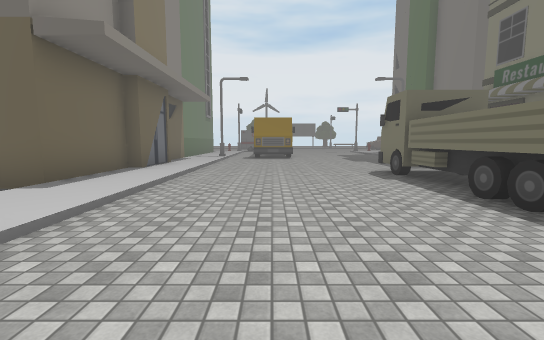
View 1 (above)

24 first-person views from a walk through a 3-D level made in the Unity game engine. The camera is 1.4 m above the floor, tilts 6° down and sees 90° across. The floor is counted in squares, 2 m on a side. Each view is taken from the middle of a square. On the plan, view 1 faces up. The plan holds only what a view shows up to about 9 squares ahead; the rest is blank. The place goes on beyond the plan. The player is left out. Some surface patterns are stand-ins.

View 2
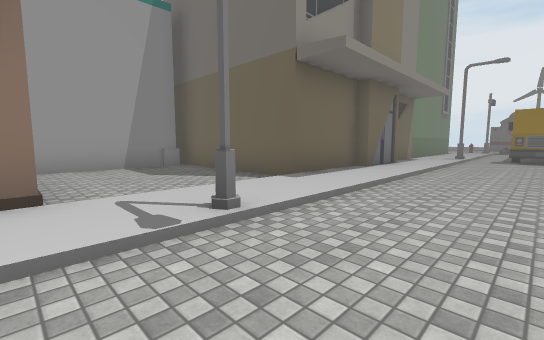

View 3
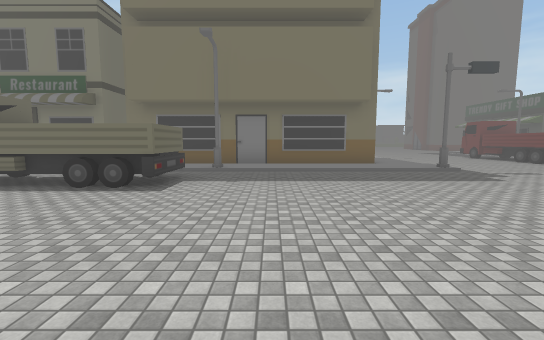

View 4
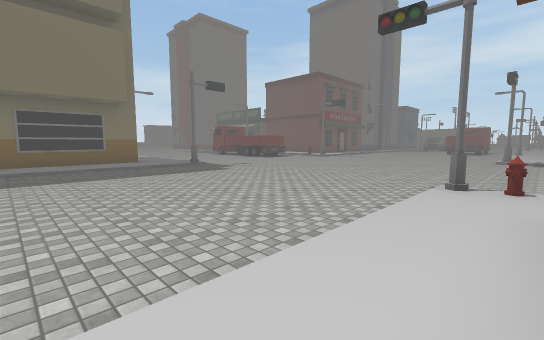

View 5
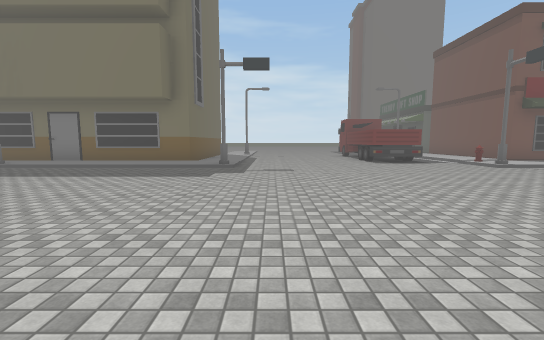

View 6
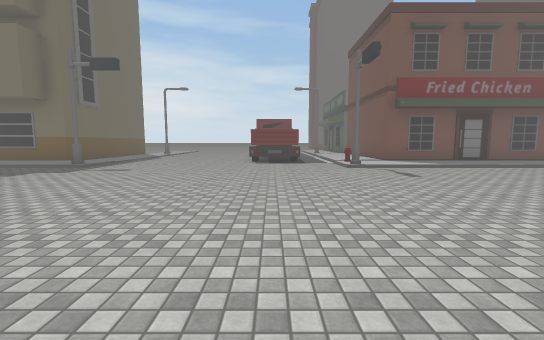

View 7
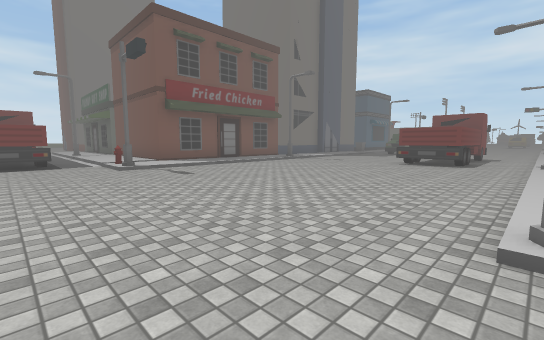

View 8
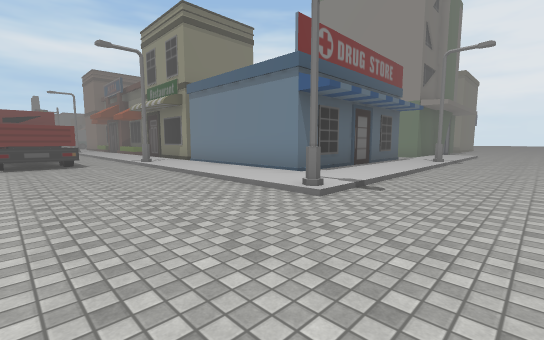

View 9
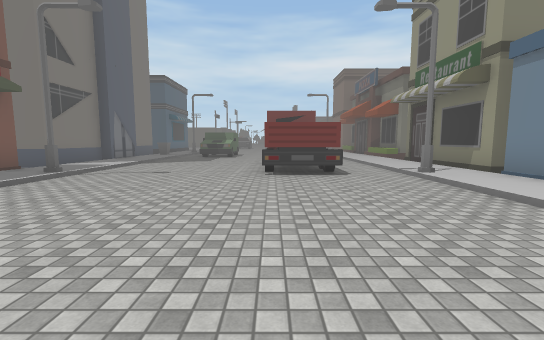

View 10
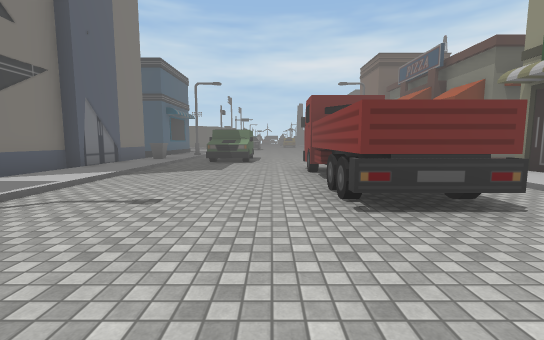

View 11
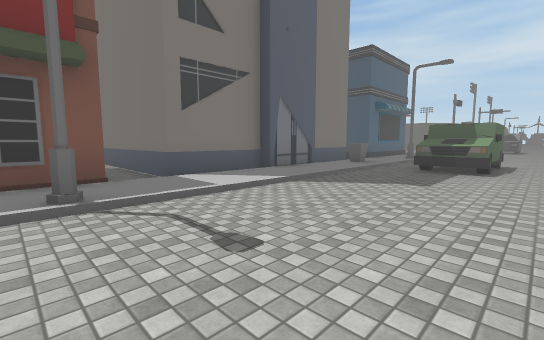

View 12
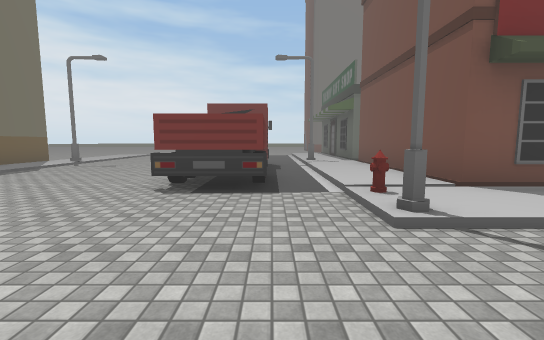

View 13
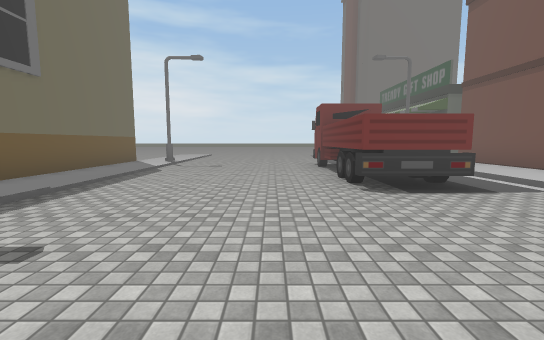

View 14
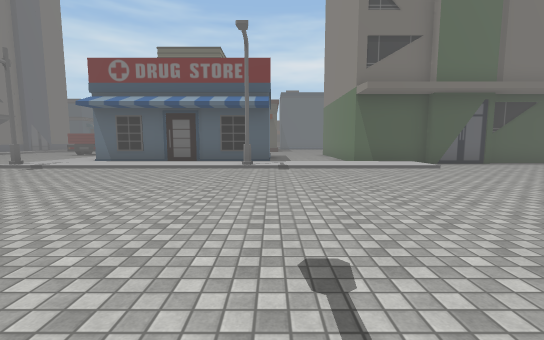

View 15
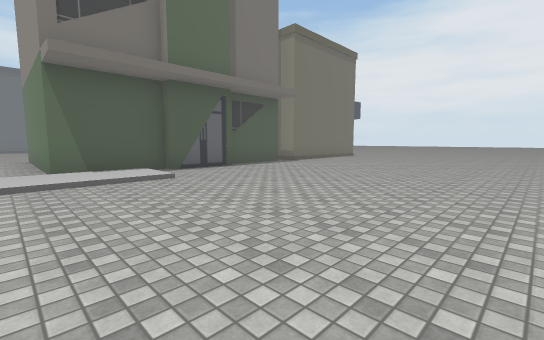

View 16
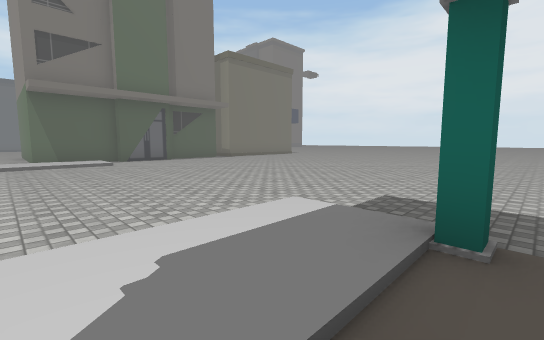

View 17
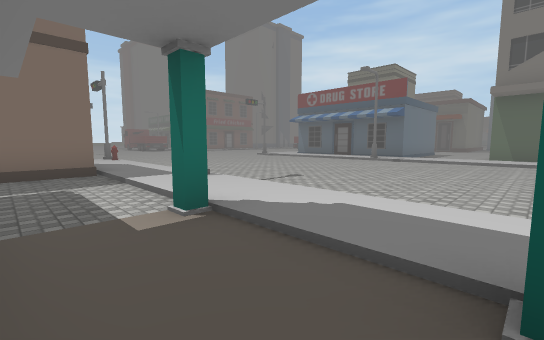

View 18
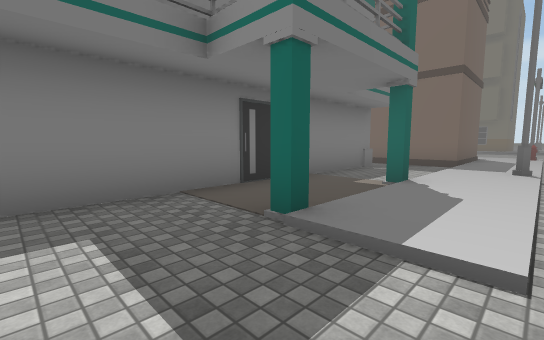

View 19
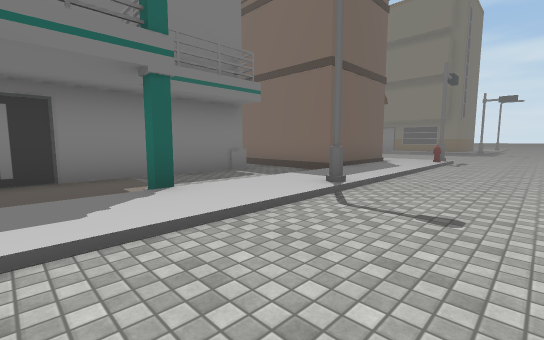

View 20
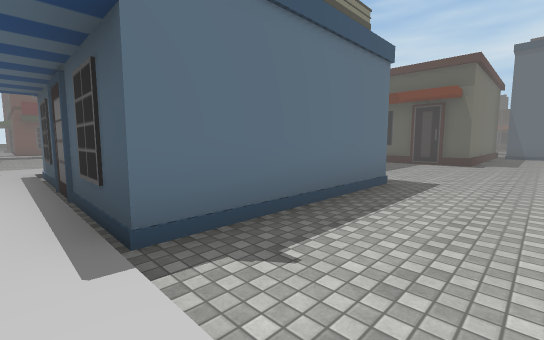

View 21
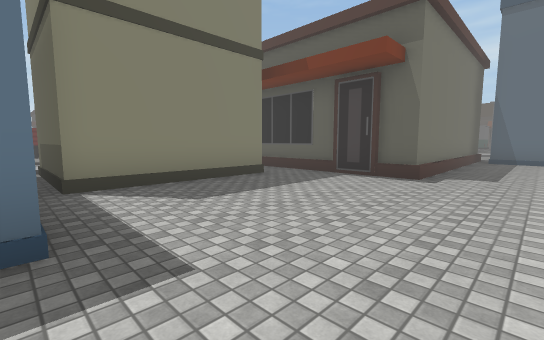

View 22
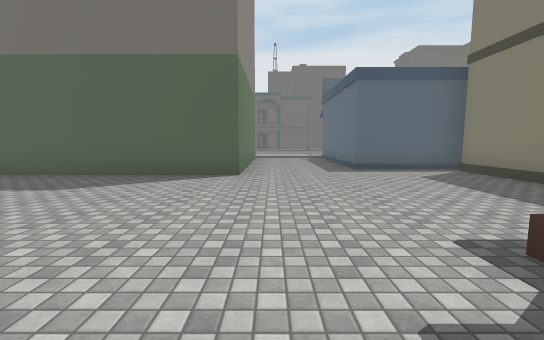

View 23
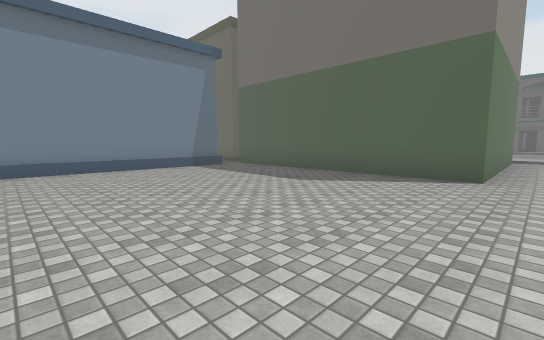

View 24
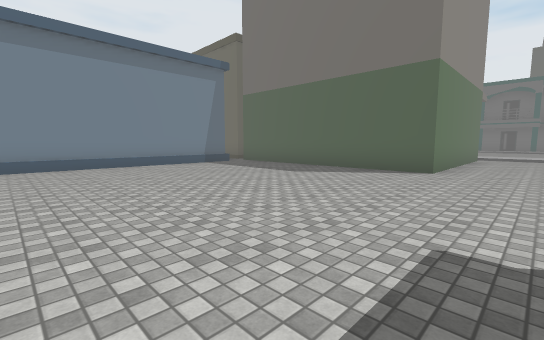

### Floor plan
Key: @ floor where view 1 was taken; # wall or solid block; . main floor; : floor 0.25 m higher than the main floor; / step, stairs or slope; B building; T truck; S streetlight; H hydrant; O other object.
Columns run from 18 left of view 1 to 12 right of it. Each row starts with its distance up from view 1.
  9               B:/.....   B
  8                B/.....   B
  7                B/......  B
  6               B:/....TT/ BB
  5               B:/....TT/
  4           BBBBB:/....T   B
  3           #....:/....T   B
  2           #....:/....TT/:B
  1           #....:S......S:B
  0           # ###:/.@..../:B
 -1    ########.#  :/....../:B
 -2    .........#  :/....../:B
 -3 .....#..#...###:/....../:BBBBBB
 -4 .....:::::::::::/....../:......
 -5 ...../////S////H#......#//////S
 -6 ...............................
 -7 ...............................
 -8 .............  ................
 -9 .............. ................
-10 .........................TTTTT
-11 .........................TTTTT.
-12 ...../////S/////#....../H/////S
-13 .....:::::::::::/....../:::::::
-14 BBBBBBB..######:/....../:######
-15       B..#    #:/....../:#
-16       B..#    #:/....../:#
-17       B..#    #:/....../:#
-18       B..######:S......S:#
-19 BBBBBBB.....BBB:/.TT.../:#
-20 ............B B:/.TT.../:BBBBB
-21 B...........B B:/.TT.../:B
-22 B...........B B:/.TT.../:B
-23 B............      T.../:B
-24 B........BBBBBB    ..../:B
-25 B........B    B    ..OO/:B
-26 B........B          .OO/OB

Positions as (right, up) in squares from view 1, and headings:
1: (0, 0), facing up
2: (0, 0), facing up-left
3: (-2, 0), facing right
4: (-3, 0), facing down-right
5: (-2, -6), facing right
6: (-2, -10), facing right
7: (-2, -10), facing down-right
8: (1, -10), facing down-left
9: (1, -13), facing down
10: (2, -16), facing down
11: (2, -18), facing down-right
12: (3, -11), facing right
13: (3, -8), facing right
14: (-9, -5), facing down
15: (-11, -7), facing down-left
16: (-11, -3), facing down-left
17: (-13, -2), facing down-right
18: (-15, -5), facing up-right
19: (-12, -7), facing up-right
20: (-11, -13), facing down-right
21: (-11, -18), facing down-right
22: (-11, -25), facing up
23: (-11, -25), facing up-left
24: (-10, -26), facing up-left
